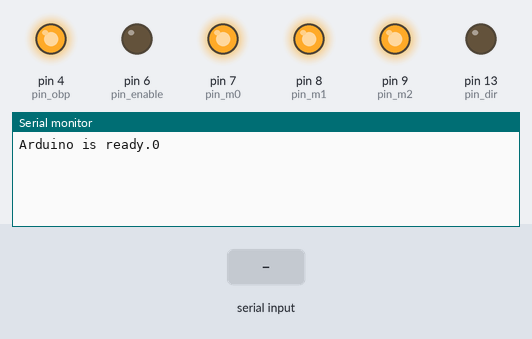
A sketch run on a simulated Arduino Uno, built with avr-gcc and run on an emulated ATmega328P. On the bench: output pins drawn as LEDs (lit = HIGH), the last lines printed to the serial monitor. The inputs (shaded band) are chosen by the test bench. Pins used as bus, display or sensor lines are not drawn.

Above: at 1.2 s.
1.3 s: "90,45\n" received over Serial
At 2.5 s:
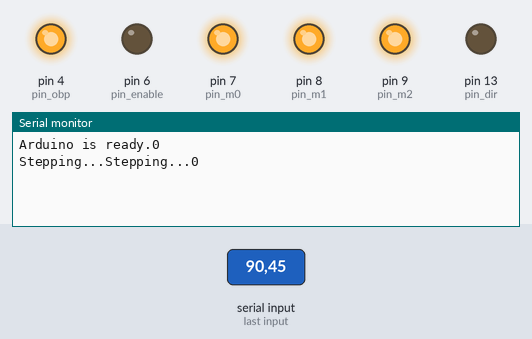
2.8 s: "5\n" received over Serial
At 3.8 s:
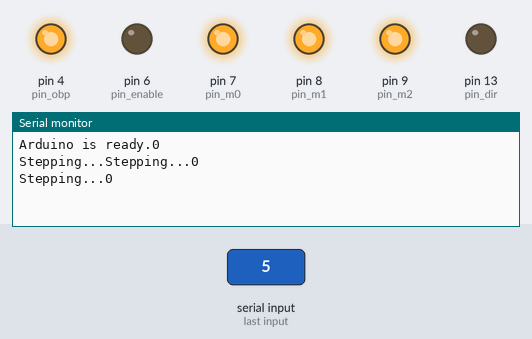

The sketch:

arduino.ino
```cpp
/**************************************************************
*
*   Programa per a controlar els dispositius físics
*   de l'escànner 3D.
*
**************************************************************/
#include "TimerOne.h"

// Durada d'un pols de la sortida 'step' per a efectuar un pas.
const int pulse_duration_ms = 200;

//Representació simbòlica dels pins conectats al driver i al sensor òptic (obp).
#define analog_obp A5
const int pin_dir = 13;
const int pin_bot = 12;
const int pin_sleep = 11;
const int pin_reset = 10;
const int pin_m2 = 9;
const int pin_m1 = 8;
const int pin_m0 = 7;
const int pin_enable = 6;
const int pin_fault = 5;
const int pin_obp = 4;

int count;
//const int step_count = 25;  // 5.625deg
const int step_count = 5;  // 1.125deg
//const int step_count = 400;  // 90deg

// Dur a terme un pas
void RotateStep(){
  if (count < step_count) {
    digitalWrite(pin_bot, HIGH);
    delayMicroseconds(pulse_duration_ms);
    digitalWrite(pin_bot, LOW);
    //Serial.println("STEP N");
    count++;
  }
  if(count == step_count){
   Serial.println("0");
   count++;
  }
}

// Configure la velocitat d'escaneig i inicialització del temporitzador
void Configure(const int& period){
    Timer1.stop();
    Timer1.detachInterrupt();

    if (period != 0){
        Timer1.initialize(period);
        Timer1.attachInterrupt(RotateStep);
    }
}

// Inicialització dels d'entrades i sortides i del node de ROS
void setup(){
  count = 0;
    pinMode(pin_dir, OUTPUT);
    pinMode(pin_bot, OUTPUT);
    pinMode(pin_sleep, OUTPUT);
    pinMode(pin_reset, OUTPUT);
    pinMode(pin_m2, OUTPUT);
    pinMode(pin_m1, OUTPUT);
    pinMode(pin_m0, OUTPUT);
    pinMode(pin_enable, OUTPUT);
    pinMode(pin_fault, INPUT);
    pinMode(pin_obp, OUTPUT);

    digitalWrite(pin_dir, LOW);
    digitalWrite(pin_sleep, HIGH);
    digitalWrite(pin_reset, HIGH);
    digitalWrite(pin_m2, HIGH);
    digitalWrite(pin_m1, HIGH);
    digitalWrite(pin_m0, HIGH);
    digitalWrite(pin_enable, LOW);
    digitalWrite(pin_obp, HIGH);

    Serial.begin(9600);
    Configure(10000);
    Serial.write("Arduino is ready.");
}

// Bucle infinit a l'espera d'interrupcions
void loop(){
    if(Serial.available() > 0) {
        int enable_turn = Serial.parseInt();
        if (enable_turn) {
          Serial.write("Stepping...");
          count = 0;
        }
    }
}
```

Measured:
- after the input at 1.3 s, the serial monitor: prints a new line at once (image 1)
- after the input at 2.8 s, the serial monitor: prints a new line at once (image 2)
